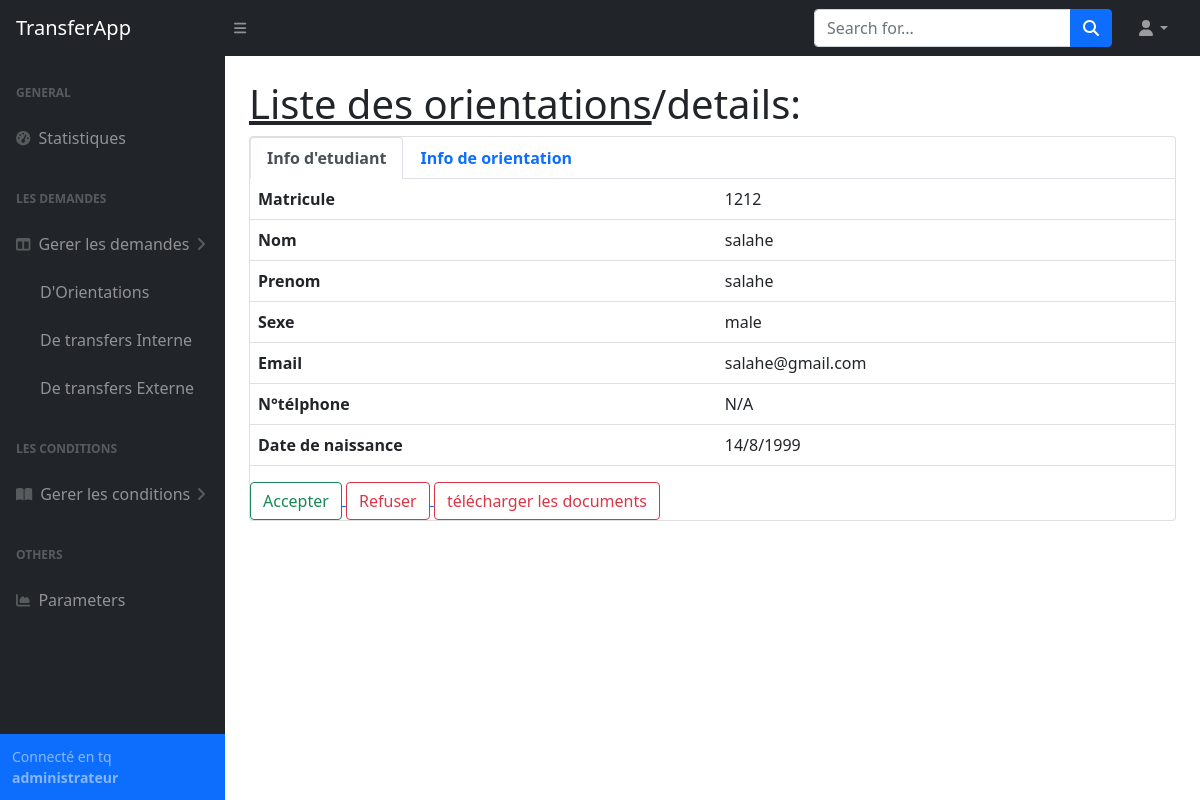
The page /admin/orientation_details/1/ (signed in) on the database its author committed.
### tables this page shows
CREATE TABLE "etudiant" (
	"matricule"	INTEGER NOT NULL,
	"email"	TEXT NOT NULL,
	"password"	TEXT NOT NULL,
	"nom"	TEXT NOT NULL,
	"prenom"	TEXT NOT NULL,
	"telephone"	TEXT NOT NULL,
	"sexe"	TEXT NOT NULL,
	"date_naissance"	TEXT NOT NULL,
	PRIMARY KEY("matricule")
);

### App.py (the view)
@app.route('/admin/orientation_details/<id_orientation>/')
def orientationDetails(id_orientation):
    if session.get("email") != None:
        id_orientation = int(id_orientation)
        orientationInfo = db.getOrientationRequest(id_orientation)
        matricule = orientationInfo['matricule']
        StudentInfo = db.getStudentInfo(matricule)
        db.closeConnection()
        return render_template('admin/orientations_details.html', orintationInfo = orientationInfo, StudentInfo = StudentInfo)
    return redirect(url_for('login'))

### database_api.py (called while the page is built)
def closeConnection():
    print("closing connection...")
    con.close

def getStudentInfo(matricule):
    try:
        cursor.execute('select * from etudiant where matricule=:matricule',{'matricule':matricule})
    except Error as e:
        print(e)
        return None
    else:
        res = cursor.fetchone()
        return res

def getSpecialiteInformation(id_specialite:int):
    try:
        cursor.execute('select * from specialite where id=:id',{'id':id_specialite})
    except Error as e:
        print(e)
        return None
    else:
        specialitie = cursor.fetchone()
        return {
                'id':specialitie[0],
                'name':specialitie[1],
                'niveau':specialitie[2],
                'orientation_places':specialitie[3],
                'transfer_places':specialitie[4],
                'id_dep':specialitie[5],
                'id_fac':specialitie[6]
            }

### templates/admin/orientations_details.html (shortened to what this page needs)
{% extends "admin/base.html" %}
{% block content %}
<main>
    <div class="container-fluid px-4">
        <h1 class="mt-4"><a class="link-dark" href="#">Liste des orientations</a>/details:</h1>
        <div class="card mb-4">
            <ul class="nav nav-tabs" id="myTab" role="tablist">
                <li class="nav-item" role="presentation">
                  <button class="nav-link active" id="etudiant-tab" data-bs-toggle="tab" data-bs-target="#etudiant" type="button" role="tab" aria-controls="etudiant" aria-selected="true"><b>Info d'etudiant</b></button>
                </li>
                <li class="nav-item" role="presentation">
                  <button class="nav-link" id="profile-tab" data-bs-toggle="tab" data-bs-target="#profile" type="button" role="tab" aria-controls="profile" aria-selected="false"><b>Info de orientation</b></button>
                </li>
            </ul>
            <div class="tab-content" id="myTabContent">
                <div class="tab-pane fade show active" id="etudiant" role="tabpanel" aria-labelledby="etudiant-tab">
                    <table class="table">
                        <tbody>
                            <tr>
                                <td><b>Matricule</b></td>
                                <td>{{StudentInfo[0]}}</td>
                            </tr>
                            <tr>
                                <td><b>Nom</b></td>
                                <td>{{StudentInfo[3]}}</td>
                            </tr>
                            <tr>
                                <td><b>Prenom</b></td>
                                <td>{{StudentInfo[4]}}</td>
                            </tr>
                            <tr>
                                <td><b>Sexe</b></td>
                                <td>{{StudentInfo[6]}}</td>
                            </tr>
                            <tr>
                                <td><b>Email</b></td>
                                <td>{{StudentInfo[1]}}</td>
                            </tr>
                            <tr>
                                <td><b>N°télphone</b></td>
                                <td>{{StudentInfo[5]}}</td>
                            </tr>
                            <tr>
                                <td><b>Date de naissance</b></td>
                                <td>{{StudentInfo[7]}}</td>
                            </tr>
                        </tbody>
                      </table>
                </div>
            </div>
            <div class="d-grid gap-2 d-md-block">
                <a href="{{url_for('updateOrientationEtat', matricule = orintationInfo['matricule'], State = 'accepted')}}">
                    <button type="button" class="btn btn-outline-success">Accepter</button>
                </a>
                <a href="{{url_for('updateOrientationEtat', matricule = orintationInfo['matricule'], State = 'refused')}}">
                    <button type="button" class="btn btn-outline-danger">Refuser</button>
                </a>
                <a href="{{url_for('downloadDocs', matricule = orintationInfo['matricule'])}}">
                    <button type="button" class="btn btn-outline-danger">télécharger les documents</button>
                </a>
            </div>
        </div>
    </div>
</main>
{% endblock content %}

### rows shown on the page
etudiant: matricule "1212", nom "salahe", prenom "salahe", sexe "male", email "salahe@gmail.com", telephone "N/A", date_naissance "14/8/1999"
